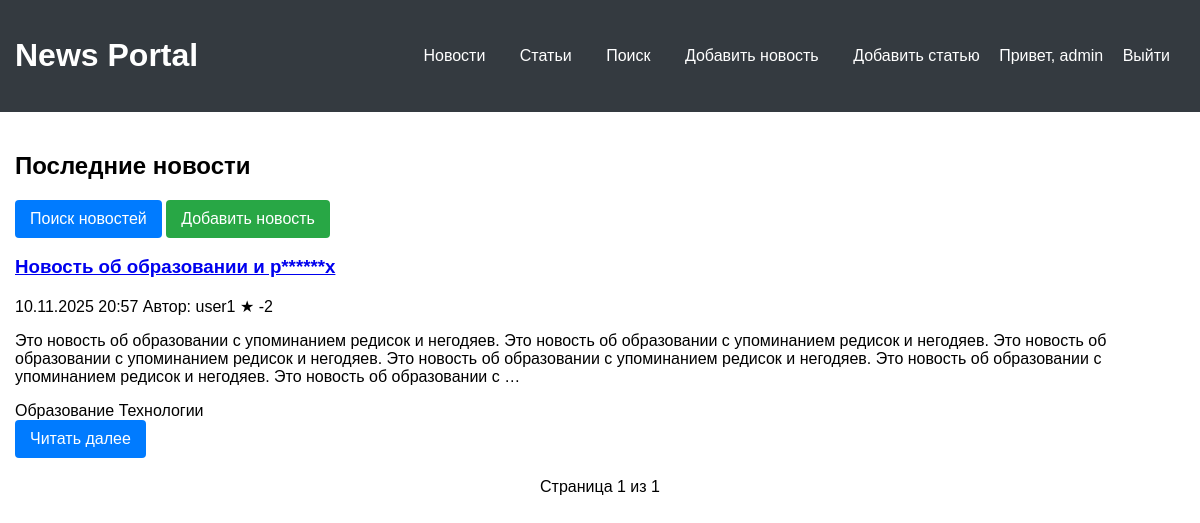
Page /news/ (signed in) on the committed database.
### news/models.py (models this page shows, shortened)
class Post(models.Model):
    ARTICLE = 'AR'
    NEWS = 'NW'
    POST_TYPES = [
        (ARTICLE, 'Статья'),
        (NEWS, 'Новость')
    ]
    author = models.ForeignKey(Author, on_delete=models.CASCADE)
    post_type = models.CharField(max_length=2, choices=POST_TYPES, default=ARTICLE)
    created_at = models.DateTimeField(auto_now_add=True)
    categories = models.ManyToManyField(Category, through='PostCategory')
    title = models.CharField(max_length=200)
    content = models.TextField()
    rating = models.IntegerField(default=0)

class Author(models.Model):
    user = models.OneToOneField(User, on_delete=models.CASCADE)
    rating = models.IntegerField(default=0)

class Category(models.Model):
    name = models.CharField(max_length=100, unique=True)

### news/views.py (the view)
# urls.py: path('', views.NewsListView.as_view(), name='news_list'),
class NewsListView(ListView):
    model = Post
    template_name = 'news/news_list.html'
    context_object_name = 'news_list'
    paginate_by = 10
    ordering = ['-created_at']
    def get_queryset(self):
        queryset = Post.objects.filter(post_type=Post.NEWS)
        return queryset

### news/templatetags/censor_filter.py (called while the page is built)
@register.filter
@stringfilter
def censor(value):
    if not isinstance(value, str):
        return value
    result = value
    for word in CENSORED_WORDS:
        lower_word = word.lower()
        capitalized_word = word.capitalize()
        result = result.replace(lower_word, lower_word[0] + '*' * (len(word) - 1))
        result = result.replace(capitalized_word, capitalized_word[0] + '*' * (len(word) - 1))
    return result

### templates/news/news_list.html (shortened to what this page needs)
{% extends 'default.html' %}
{% load censor_filter %}
{% block content %}
    <div class="page-header">
        <h2>Последние новости</h2>
        <div class="header-actions">
            <a href="{% url 'news_search' %}" class="btn btn-primary">Поиск новостей</a>
            {% if user.is_authenticated %}
                <a href="{% url 'news_create' %}" class="btn btn-success">Добавить новость</a>
            {% endif %}
        </div>
    </div>
    {% if news_list %}
        <div class="news-grid">
            {% for news in news_list %}
                <div class="news-card">
                    <div class="news-header">
                        <h3 class="news-title">
                            <a href="{% url 'news_detail' news.pk %}">{{ news.title|censor }}</a>
                        </h3>
                        <div class="news-meta">
                            <span class="news-date">{{ news.created_at|date:"d.m.Y H:i" }}</span>
                            <span class="news-author">Автор: {{ news.author.user.username }}</span>
                            <span class="news-rating">★ {{ news.rating }}</span>
                        </div>
                    </div>
                    <div class="news-content">
                        <p>{{ news.content|truncatewords:50|censor }}</p>
                    </div>
                    <div class="news-categories">
                        {% for category in news.categories.all %}
                            <span class="category-tag">{{ category.name }}</span>
                        {% endfor %}
                    </div>
                    <div class="news-actions">
                        <a href="{% url 'news_detail' news.pk %}" class="btn btn-primary btn-sm">Читать далее</a>
                    </div>
                </div>
            {% endfor %}
        </div>
        <div class="pagination">
            <span class="pagination-current">
                Страница {{ page_obj.number }} из {{ page_obj.paginator.num_pages }}
            </span>
        </div>
    {% endif %}
{% endblock %}

### templates/default.html (shortened to what this page needs)
<!DOCTYPE html>
<html lang="ru">
<head>
</head>
<body>
    <div class="header">
        <div class="container">
            <div class="nav">
                <h1><a href="/" style="color: white; text-decoration: none;">News Portal</a></h1>
                <div class="nav-links">
                    <a href="{% url 'news_list' %}">Новости</a>
                    <a href="{% url 'article_list' %}">Статьи</a>
                    <a href="{% url 'news_search' %}">Поиск</a>
                    {% if user.is_authenticated %}
                        <a href="{% url 'news_create' %}">Добавить новость</a>
                        <a href="{% url 'article_create' %}">Добавить статью</a>
                        <span>Привет, {{ user.username }}</span>
                        <a href="{% url 'admin:logout' %}">Выйти</a>
                    {% else %}
                        <a href="{% url 'admin:login' %}">Войти</a>
                    {% endif %}
                </div>
            </div>
        </div>
    </div>
    <div class="container">
        <div class="content">
            {% block content %}
            {% endblock %}
        </div>
    </div>
</body>
</html>

### templates/default.html (style rules this page uses)
body { font-family: Arial, sans-serif; margin: 0; padding: 0; }
.header { background: #343a40; color: white; padding: 1rem 0; }
.container { max-width: 1200px; margin: 0 auto; padding: 0 15px; }
.nav { display: flex; justify-content: space-between; align-items: center; }
.nav-links a { color: white; text-decoration: none; margin: 0 15px; }
.content { padding: 20px 0; }
.pagination { margin: 20px 0; text-align: center; }
.btn { padding: 10px 15px; border: none; border-radius: 4px; cursor: pointer; text-decoration: none; display: inline-block; }
.btn-primary { background: #007bff; color: white; }
.btn-success { background: #28a745; color: white; }

### rows in the picture
Post: title|censor "Новость об образовании и р******х", created_at "10.11.2025 20:57", author.user.username "user1", rating "-2", content|censor "Это новость об образовании с упоминанием редисок и негодяев. Это новость об образовании с упоминанием редисок и негодяев. Это новость об образовании с упоминанием редисок и негодяев. Это новость об образовании с упоминанием редисок и негодяев. Это новость об образовании с упоминанием редисок и негодяев. Это новость об образовании с …"
Category: name "Образование"
Category: name "Технологии"

### other values in the picture
{{ user.username }} "admin"
{{ page_obj.number }} "1"
{{ page_obj.paginator.num_pages }} "1"
